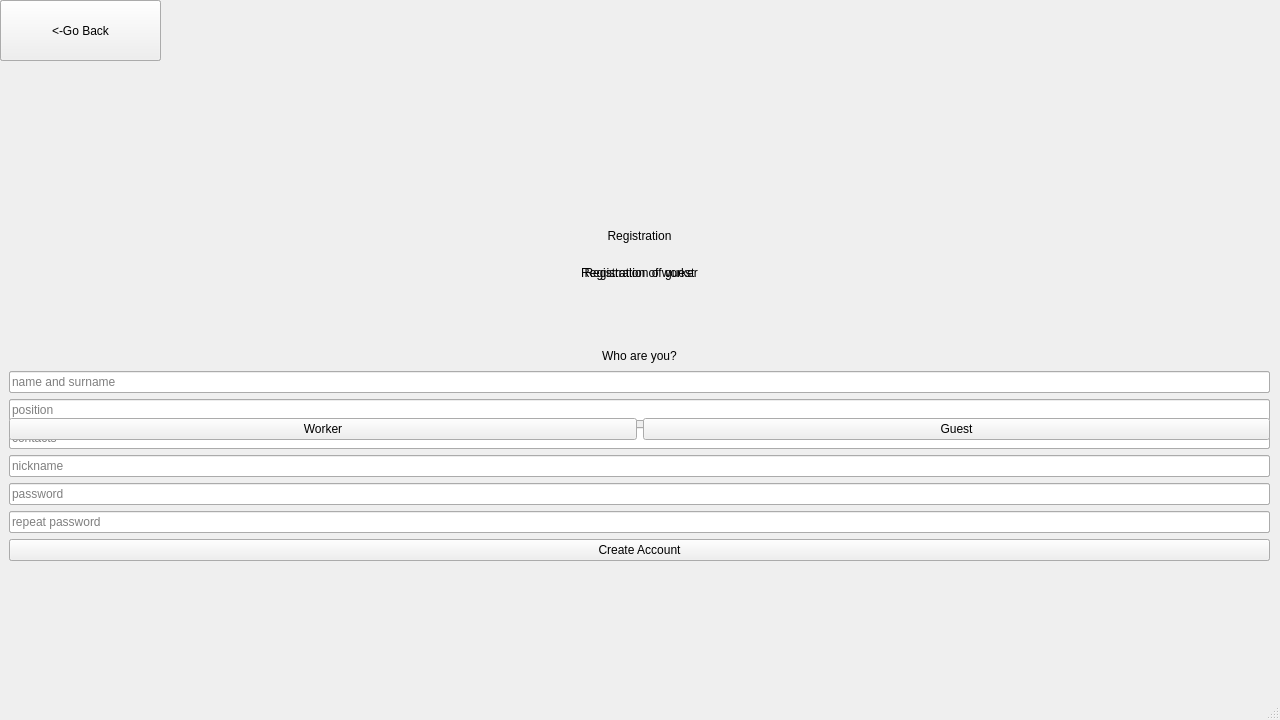
<?xml version="1.0" encoding="UTF-8"?>
<ui version="4.0">
 <class>Registration</class>
 <widget class="QMainWindow" name="Registration">
  <property name="geometry">
   <rect>
    <x>0</x>
    <y>0</y>
    <width>1280</width>
    <height>720</height>
   </rect>
  </property>
  <property name="windowTitle">
   <string>Registration</string>
  </property>
  <widget class="QWidget" name="centralwidget">
   <property name="enabled">
    <bool>true</bool>
   </property>
   <widget class="QWidget" name="start" native="true">
    <property name="enabled">
     <bool>true</bool>
    </property>
    <property name="geometry">
     <rect>
      <x>0</x>
      <y>0</y>
      <width>1281</width>
      <height>691</height>
     </rect>
    </property>
    <widget class="QWidget" name="verticalLayoutWidget">
     <property name="geometry">
      <rect>
       <x>9</x>
       <y>179</y>
       <width>1261</width>
       <height>261</height>
      </rect>
     </property>
     <layout class="QVBoxLayout" name="verticalLayout">
      <item>
       <widget class="QLabel" name="registration_label2">
        <property name="text">
         <string>Registration</string>
        </property>
        <property name="alignment">
         <set>Qt::AlignCenter</set>
        </property>
       </widget>
      </item>
      <item>
       <widget class="QLabel" name="who_are_you">
        <property name="text">
         <string>Who are you?</string>
        </property>
        <property name="alignment">
         <set>Qt::AlignCenter</set>
        </property>
       </widget>
      </item>
      <item>
       <layout class="QHBoxLayout" name="horizontalLayout">
        <item>
         <widget class="QPushButton" name="worker_btn">
          <property name="text">
           <string>Worker</string>
          </property>
         </widget>
        </item>
        <item>
         <widget class="QPushButton" name="guest_btn">
          <property name="text">
           <string>Guest</string>
          </property>
         </widget>
        </item>
       </layout>
      </item>
     </layout>
    </widget>
    <widget class="QPushButton" name="pushButton_2">
     <property name="enabled">
      <bool>true</bool>
     </property>
     <property name="geometry">
      <rect>
       <x>0</x>
       <y>0</y>
       <width>161</width>
       <height>61</height>
      </rect>
     </property>
     <property name="text">
      <string>&lt;-Go Back</string>
     </property>
    </widget>
   </widget>
   <widget class="QWidget" name="worker" native="true">
    <property name="enabled">
     <bool>true</bool>
    </property>
    <property name="geometry">
     <rect>
      <x>0</x>
      <y>0</y>
      <width>1281</width>
      <height>691</height>
     </rect>
    </property>
    <widget class="QWidget" name="verticalLayoutWidget_2">
     <property name="geometry">
      <rect>
       <x>9</x>
       <y>180</y>
       <width>1261</width>
       <height>381</height>
      </rect>
     </property>
     <layout class="QVBoxLayout" name="verticalLayout_2">
      <item>
       <widget class="QLabel" name="regoster_label">
        <property name="text">
         <string>Registration of worker</string>
        </property>
        <property name="alignment">
         <set>Qt::AlignCenter</set>
        </property>
       </widget>
      </item>
      <item>
       <widget class="QLineEdit" name="name_surname">
        <property name="placeholderText">
         <string>name and surname</string>
        </property>
       </widget>
      </item>
      <item>
       <widget class="QLineEdit" name="position">
        <property name="placeholderText">
         <string>position</string>
        </property>
       </widget>
      </item>
      <item>
       <widget class="QLineEdit" name="contacts">
        <property name="enabled">
         <bool>true</bool>
        </property>
        <property name="placeholderText">
         <string>contacts</string>
        </property>
       </widget>
      </item>
      <item>
       <widget class="QLineEdit" name="nickname">
        <property name="placeholderText">
         <string>nickname</string>
        </property>
       </widget>
      </item>
      <item>
       <widget class="QLineEdit" name="password">
        <property name="placeholderText">
         <string>password</string>
        </property>
       </widget>
      </item>
      <item>
       <widget class="QLineEdit" name="password_rep">
        <property name="placeholderText">
         <string>repeat password</string>
        </property>
       </widget>
      </item>
      <item>
       <widget class="QPushButton" name="create">
        <property name="enabled">
         <bool>true</bool>
        </property>
        <property name="text">
         <string>Create Account</string>
        </property>
       </widget>
      </item>
     </layout>
    </widget>
    <widget class="QPushButton" name="back">
     <property name="geometry">
      <rect>
       <x>0</x>
       <y>0</y>
       <width>161</width>
       <height>61</height>
      </rect>
     </property>
     <property name="text">
      <string>&lt;-Go Back</string>
     </property>
    </widget>
   </widget>
   <widget class="QWidget" name="guest" native="true">
    <property name="enabled">
     <bool>true</bool>
    </property>
    <property name="geometry">
     <rect>
      <x>0</x>
      <y>0</y>
      <width>1281</width>
      <height>691</height>
     </rect>
    </property>
    <widget class="QWidget" name="verticalLayoutWidget_3">
     <property name="geometry">
      <rect>
       <x>9</x>
       <y>180</y>
       <width>1261</width>
       <height>381</height>
      </rect>
     </property>
     <layout class="QVBoxLayout" name="verticalLayout_3">
      <property name="sizeConstraint">
       <enum>QLayout::SetNoConstraint</enum>
      </property>
      <item>
       <widget class="QLabel" name="regoster_label_2">
        <property name="enabled">
         <bool>true</bool>
        </property>
        <property name="text">
         <string>Registration of guest</string>
        </property>
        <property name="alignment">
         <set>Qt::AlignCenter</set>
        </property>
       </widget>
      </item>
      <item>
       <widget class="QLineEdit" name="name_surname_guest">
        <property name="placeholderText">
         <string>name and surname</string>
        </property>
       </widget>
      </item>
      <item>
       <widget class="QLineEdit" name="contacts_guest">
        <property name="placeholderText">
         <string>contacts</string>
        </property>
       </widget>
      </item>
      <item>
       <widget class="QLineEdit" name="description_guest">
        <property name="placeholderText">
         <string>description</string>
        </property>
       </widget>
      </item>
      <item>
       <widget class="QLineEdit" name="nickname_guest">
        <property name="placeholderText">
         <string>nickname</string>
        </property>
       </widget>
      </item>
      <item>
       <widget class="QLineEdit" name="password_guest">
        <property name="placeholderText">
         <string>password</string>
        </property>
       </widget>
      </item>
      <item>
       <widget class="QLineEdit" name="password_rep_guest">
        <property name="placeholderText">
         <string>repeat password</string>
        </property>
       </widget>
      </item>
      <item>
       <widget class="QPushButton" name="create_2">
        <property name="text">
         <string>Create Account</string>
        </property>
       </widget>
      </item>
     </layout>
    </widget>
    <widget class="QPushButton" name="pushButton">
     <property name="enabled">
      <bool>true</bool>
     </property>
     <property name="geometry">
      <rect>
       <x>0</x>
       <y>0</y>
       <width>161</width>
       <height>61</height>
      </rect>
     </property>
     <property name="text">
      <string>&lt;-Go Back</string>
     </property>
    </widget>
   </widget>
   <zorder>guest</zorder>
   <zorder>worker</zorder>
   <zorder>start</zorder>
  </widget>
  <widget class="QMenuBar" name="menubar">
   <property name="geometry">
    <rect>
     <x>0</x>
     <y>0</y>
     <width>1280</width>
     <height>26</height>
    </rect>
   </property>
  </widget>
  <widget class="QStatusBar" name="statusbar"/>
 </widget>
 <resources/>
 <connections/>
</ui>
